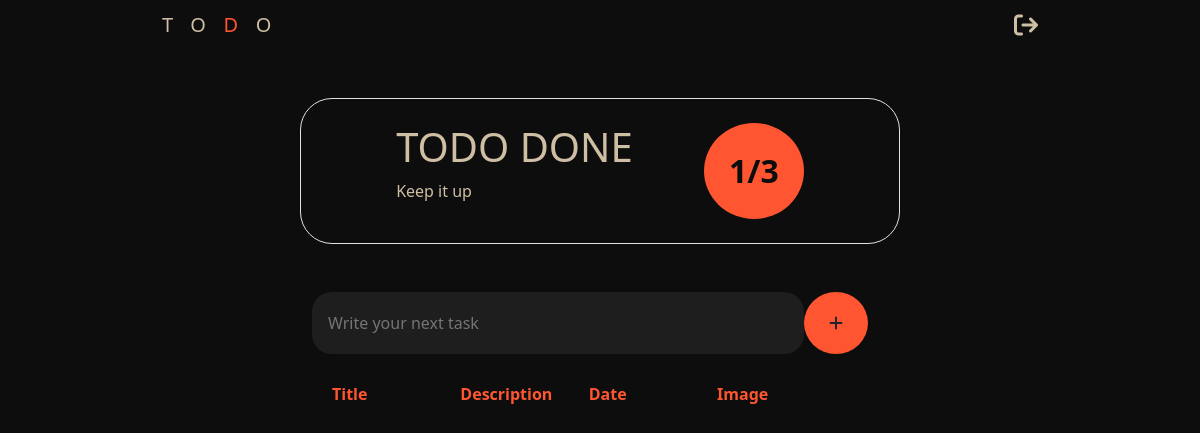
Before: / with the older database file.
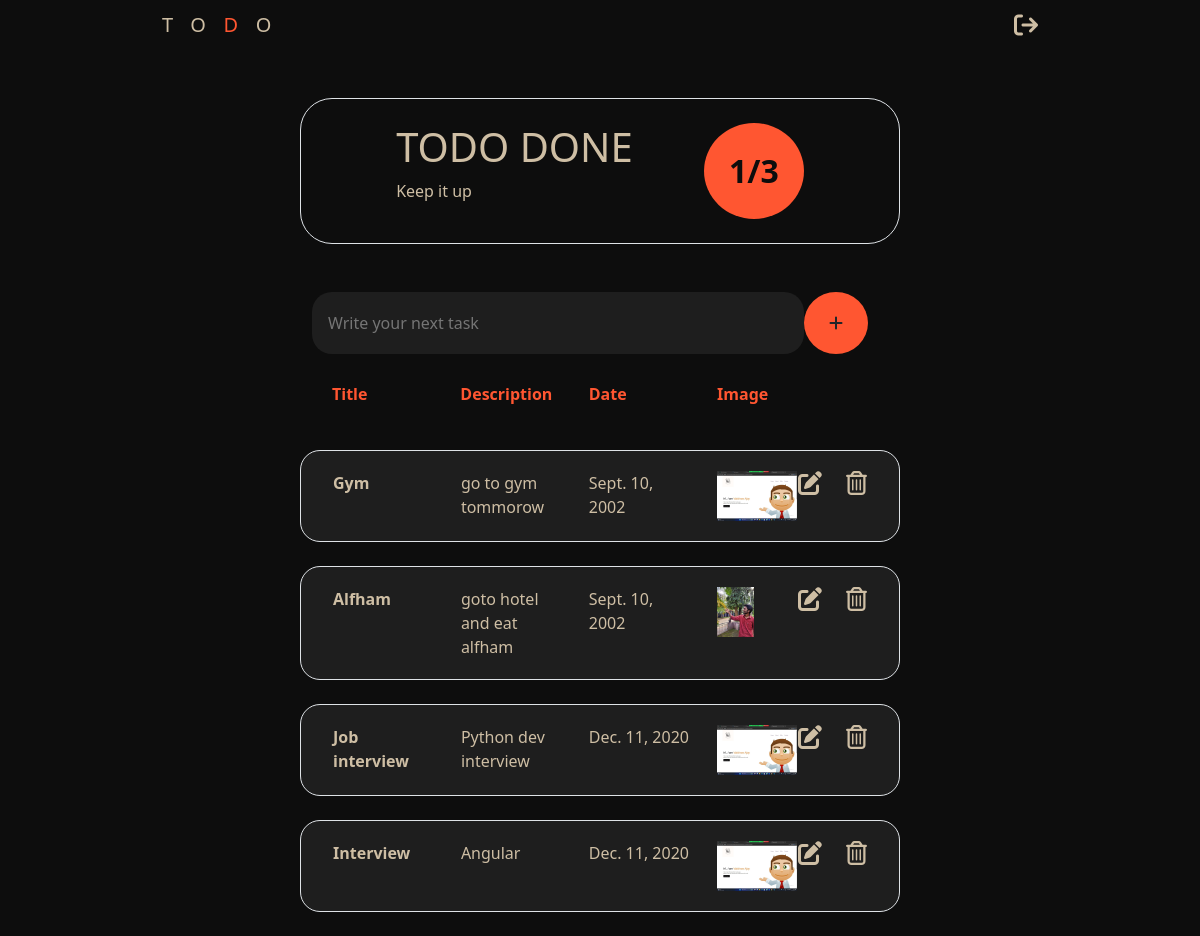
After: the same page with the newer database file.
### user/models.py (models this page shows)
class TodoModel(models.Model):
    title = models.CharField(max_length=100)
    description = models.CharField(max_length=100)
    date = models.DateField()
    image = models.ImageField(upload_to='todoimages')

### user/views.py (the view)
# urls.py: path('', TodoView.as_view(),name='todolist'),
class TodoView(View):
    def get(self,request):
        model = TodoModel.objects.all()
        return render(request,'todo_list.html',{'data':model})

### user/templates/todo_list.html (shortened to what this page needs)
<!doctype html>
{% load static %}
<html lang="en">
    <head>
        <link
            href="https://cdn.jsdelivr.net/npm/bootstrap@5.3.2/dist/css/bootstrap.min.css"
            rel="stylesheet"
        />
        <link rel="stylesheet" href="https://cdnjs.cloudflare.com/ajax/libs/font-awesome/6.5.1/css/all.min.css" />
        <link rel="stylesheet" href="{% static "css/main.css" %}">
        <link rel="stylesheet" href="{% static "css/addtodo.css" %}">
    </head>
    <body>
        <nav class="navbar navbar-dark">
            <div class="container w-75">
            <span class="navbar-brand mb-0 h1">TO<span style="color: #FF5631;">D</span>O</span>
            <div onclick="history.back()"><i class="fa-solid fa-arrow-right-from-bracket fa-xl" style="cursor: pointer;"></i></div>
            </div>
        </nav>
       {% block main %}
        <div class="container my-5 w-50 box border p-4 d-flex justify-content-evenly">
            <div>
                <h1>TODO DONE</h1>
                <p>Keep it up</p>
            </div>
            <div class="circle rounded-circle">1/3</div>
        </div>
            <div class="container w-50 d-flex justify-content-between">
                <input type="text" name="inp" placeholder="Write your next task" id="inp">
                <div class="addbutton">
                    <a href="{% url 'addtodo' %}" class="btn"><i class="fa-solid fa-plus"></i>
                    </a>
                </div>
            </div>
        <div class="container w-50">
            <div class="row my-2 title d-flex justify-content-between fw-bold">
                <div class="col">Title</div>
                <div class="col">Description</div>
                <div class="col">Date</div>
                <div class="col">Image</div>
                <div class="col-1"></div>
            </div>
            {% for i in data %}
            <div class="row todo border my-4 d-flex justify-content-between">
                <div class="col fw-bold">{{i.title}}</div>
                <div class="col">{{i.description}}</div>
                <div class="col">{{i.date}}</div>
                <div class="col">
                    <img src="{{i.image.url}}" alt="" height="50px">
                </div>
                <div class="col-1 d-flex justify-content-end">
                   <a href="{% url "uptodo" i.id %}"> <i class="fa-solid fa-pen-to-square fa-xl mx-4" style="color: #cebea4;"></i>
                    </a>
                    <a href="{% url "deltodo" i.id %}"><i class="fa-regular fa-trash-can fa-xl" style="color: #cebea4;"></i></a>
                </div>
            </div>
            {% endfor %}
        </div>
       {% endblock main %}
    </body>
</html>

### user/static/css/main.css (style rules this page uses)
body { background-color: #0D0D0D; }
.fa-arrow-right-from-bracket { color: #CEBEA4; }
.navbar-brand { letter-spacing: 1.1rem; color: #CEBEA4; }
.box { color: #CEBEA4; border-color: #CEBEA4; border-radius: 2rem; }
.circle { background-color: #FF5631; color: #0D0D0D; width: 100px; display: grid; place-content: center; font-size: 2rem; font-weight: bold; }
#inp { background-color: #1E1E1E; border: none; padding: 1rem; width: 600px; border-radius: 20px; color: #CEBEA4; }
.addbutton { background-color: #FF5631; border-radius: 50%; padding: 12px; margin-right: 20px; }
.todo { background-color: #1E1E1E; padding: 20px; border-radius: 20px; border-color: #CEBEA4; color: #CEBEA4; }
.title { color: #FF5631; padding: 20px; border-color: #CEBEA4; }

Changed rows visible on the page:
added TodoModel: title "Gym", description "go to gym tommorow", date "Sept. 10, 2002", image (picture)
added TodoModel: title "Alfham", description "goto hotel and eat alfham", date "Sept. 10, 2002", image (picture)
added TodoModel: title "Job interview", description "Python dev interview", date "Dec. 11, 2020", image (picture)
added TodoModel: title "Interview", description "Angular", date "Dec. 11, 2020", image (picture)
